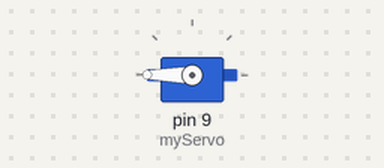
Simulated run of this sketch. Board: Arduino Uno, built with avr-gcc and run on an emulated ATmega328P. Parts: servo.

Above: at 0.05 s.
Timing chart, 0 to 3.0 s (numbered marks = the images above):
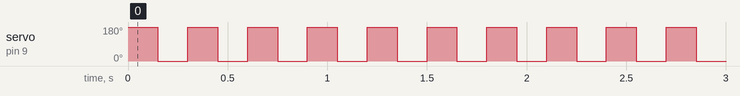

Measured:
- by itself, servo on pin 9 (myServo): alternates 180° for 0.15 s and 0° for 0.15 s

The sketch:

CS4540-lab8-2C.ino
```cpp
#include <Servo.h>

Servo myServo;

void setup() {
  myServo.attach(9);
}

void loop() {

  myServo.write(180);
  delay(150);  // very short

  myServo.write(0);
  delay(150);
}
```
